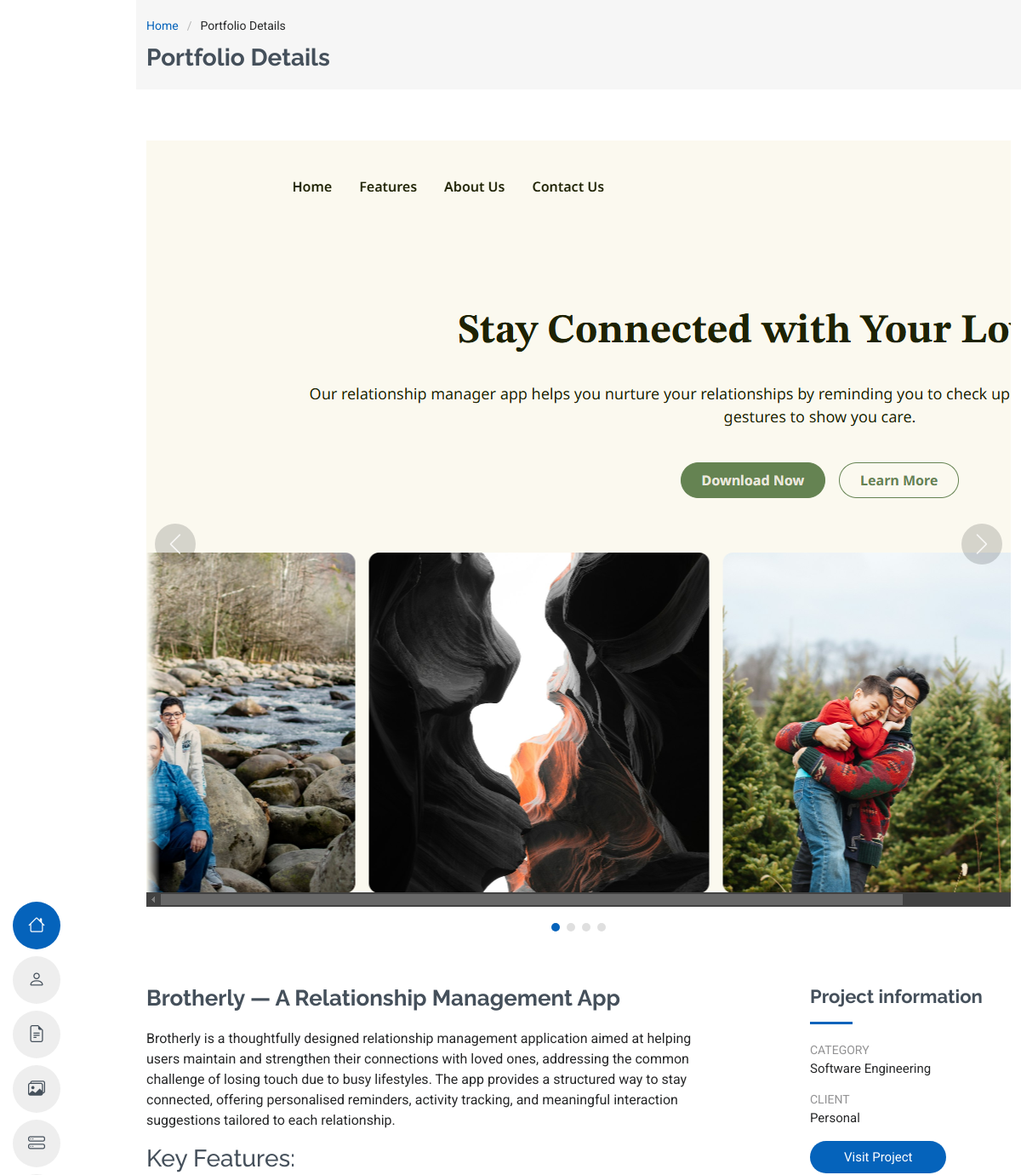
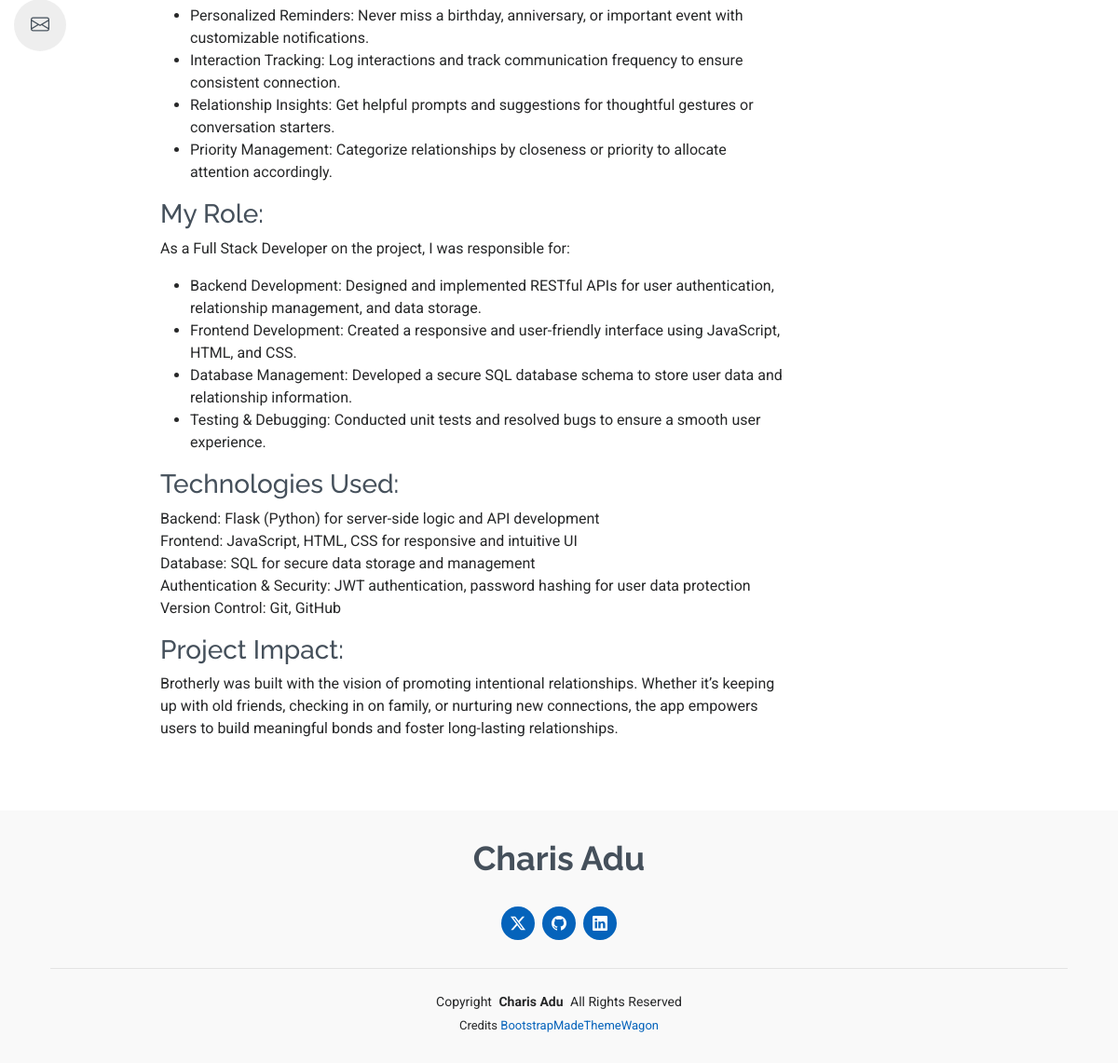
The app's page /project/3 with its own data (2 pictures, top to bottom).
### portfolio/models.py (models this page shows)
class Project(models.Model):
    title = models.CharField(max_length=100)
    description = models.TextField()
    category = models.CharField(max_length=20)
    project_url = models.CharField(max_length=100, null=True, blank=True)
    client = models.CharField(max_length=100, blank=True)
    image1 = models.CharField(max_length=100, blank=True)
    image2 = models.CharField(max_length=100, blank=True)
    image3 = models.CharField(max_length=100, blank=True)
    image4 = models.CharField(max_length=100, blank=True)
    def __str__(self):
        return self.title

### portfolio/views.py (the view)
# urls.py: path('project/<int:id>', views.project, name='project'),
def project(request, id):
    project = Project.objects.get(id=id)
    print(project)
    return render(request, 'portfolio/project-details.html', {'project': project})

### portfolio/templates/portfolio/project-details.html (shortened to what this page needs)
{% extends 'portfolio/layout.html' %}
{% load static %}
{% block content %}
  <div class="page-title" data-aos="fade">
    <div class="container">
      <nav class="breadcrumbs">
        <ol>
            <li><a href="{% url 'home' %}">Home</a></li>
          <li class="current">Portfolio Details</li>
        </ol>
      </nav>
      <h1>Portfolio Details</h1>
    </div>
  </div>
  <section id="portfolio-details" class="portfolio-details section">
    <div class="container" data-aos="fade-up">
      <div class="portfolio-details-slider swiper init-swiper">
        <div class="swiper-wrapper align-items-center">
          <div class="swiper-slide">
            <img src="{{ project.image1 }}" alt="">
          </div>
        </div>
        <div class="swiper-button-prev"></div>
        <div class="swiper-button-next"></div>
        <div class="swiper-pagination"></div>
      </div>
      <div class="row justify-content-between gy-4 mt-4">
        <div class="col-lg-8" data-aos="fade-up">
          <div class="portfolio-description">
            <h2>{{ project.title }}</h2>
            <p>
              {{ project.description|safe }}
            </p>
          </div>
        </div>
        <div class="col-lg-3" data-aos="fade-up" data-aos-delay="100">
          <div class="portfolio-info">
            <h3>Project information</h3>
            <ul>
              <li><strong>Category</strong> {{ project.category }}</li>
              <li><strong>Client</strong> {{ project.client }}</li>
              <li><a href="{{ project.project_url }}" target="_blank" class="btn-visit align-self-start">Visit Project</a></li>
            </ul>
          </div>
        </div>
      </div>
    </div>
  </section>
{% endblock %}

### portfolio/static/portfolio/main.css (style rules this page uses)
:root { --default-font: "Roboto", system-ui, -apple-system, "Segoe UI", Roboto, "Helvetica Neue", Arial, "Noto Sans", "Liberation Sans", sans-serif, "Apple Color Emoji", "Segoe UI Emoji", "Segoe UI Symbol", "Noto Color Emoji"; --heading-font: "Raleway", sans-serif; --nav-font: "Poppins", sans-serif; }
:root { --background-color: #ffffff; --default-color: #272829; --heading-color: #45505b; --accent-color: #0563bb; --surface-color: #ffffff; --contrast-color: #ffffff; }
:root { --nav-color: #45505b; --nav-hover-color: #0563bb; --nav-mobile-background-color: #ffffff; --nav-dropdown-background-color: #ffffff; --nav-dropdown-color: #212529; --nav-dropdown-hover-color: #0563bb; }
:root { scroll-behavior: smooth; }
body { color: var(--default-color); background-color: var(--background-color); font-family: var(--default-font); }
a { color: var(--accent-color); text-decoration: none; transition: 0.3s; }
h1, h2, h3, h4, h5, h6 { color: var(--heading-color); font-family: var(--heading-font); }
.page-title { --background-color: color-mix(in srgb, var(--default-color), transparent 96%); color: var(--default-color); background-color: var(--background-color); padding: 20px 0; position: relative; }
.page-title h1 { font-size: 28px; font-weight: 700; margin: 0; }
.page-title .breadcrumbs ol { display: flex; flex-wrap: wrap; list-style: none; padding: 0 0 10px 0; margin: 0; font-size: 14px; font-weight: 400; }
.page-title .breadcrumbs ol li+li { padding-left: 10px; }
.page-title .breadcrumbs ol li+li::before { content: "/"; display: inline-block; padding-right: 10px; color: color-mix(in srgb, var(--default-color), transparent 70%); }
section, .section { color: var(--default-color); background-color: var(--background-color); padding: 60px 0; overflow: clip; }
.portfolio-details .swiper-wrapper { height: auto; }
.portfolio-details .swiper-button-prev, .portfolio-details .swiper-button-next { width: 48px; height: 48px; }
.portfolio-details .swiper-button-prev:after, .portfolio-details .swiper-button-next:after { color: rgba(255, 255, 255, 0.8); background-color: rgba(0, 0, 0, 0.15); font-size: 24px; border-radius: 50%; width: 48px; height: 48px; display: flex; align-items: center; justify-content: center; transition: 0.3s; }
.portfolio-details .swiper-pagination { margin-top: 20px; position: relative; }
.portfolio-details .portfolio-info h3 { font-size: 22px; font-weight: 700; margin-bottom: 20px; padding-bottom: 20px; position: relative; }
.portfolio-details .portfolio-info h3:after { content: ""; position: absolute; display: block; width: 50px; height: 3px; background: var(--accent-color); left: 0; bottom: 0; }
.portfolio-details .portfolio-info ul { list-style: none; padding: 0; font-size: 15px; }
.portfolio-details .portfolio-info ul li { display: flex; flex-direction: column; padding-bottom: 15px; }
.portfolio-details .portfolio-info ul strong { text-transform: uppercase; font-weight: 400; color: color-mix(in srgb, var(--default-color), transparent 50%); font-size: 14px; }
.portfolio-details .portfolio-info .btn-visit { padding: 8px 40px; background: var(--accent-color); color: var(--contrast-color); border-radius: 50px; transition: 0.3s; }
.portfolio-details .portfolio-description h2 { font-size: 26px; font-weight: 700; margin-bottom: 20px; }
.portfolio-details .portfolio-description p { padding: 0; }

### records on screen
Project: image1 (picture), title "Brotherly — A Relationship Management App", description "Brotherly is a thoughtfully designed relationship management application aimed at helping users maintain and strengthen their connections with loved ones, addressing the common challenge of losing touch due to busy lifestyles. The app provides a structured way to stay connected, offering personalised reminders, activity tracking, and meaningful interaction suggestions tailored to each relationship. Key Features: Personalized Reminders: Never miss a birthday, anniversary, or important event with customizable notifications. Interaction Tracking: Log interactions and track communication frequency to ensure consistent connection. Relationship Insights: Get helpful prompts and suggestions for…", category "Software Engineering", client "Personal"
